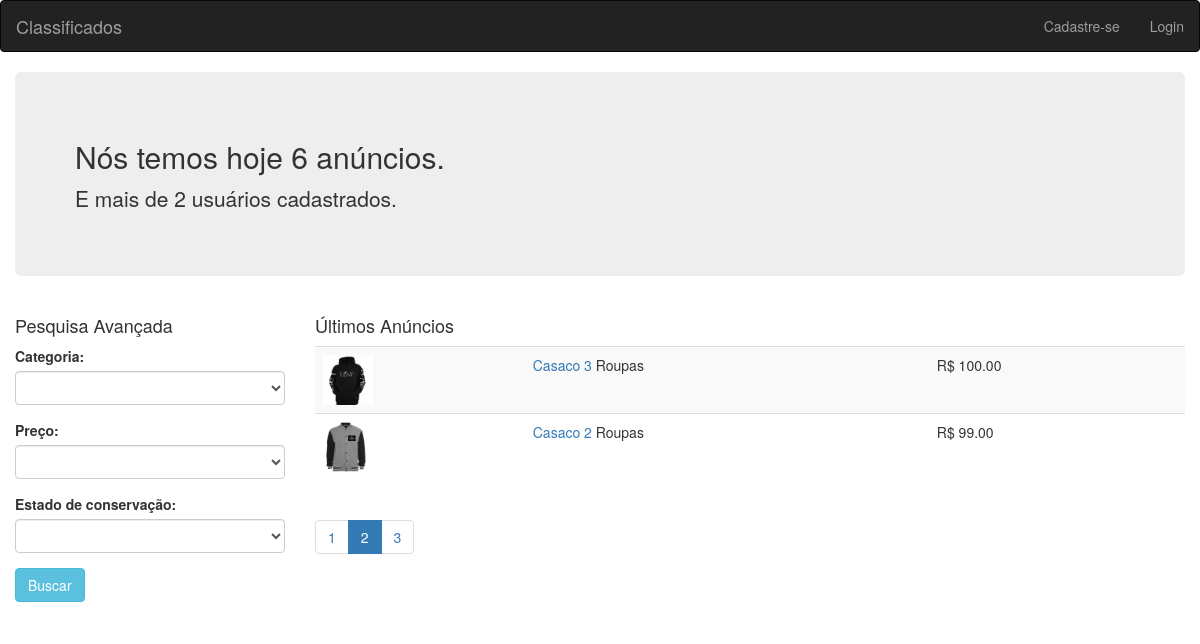
Page /index.php?p=2 on the committed database.
### tables this page shows
CREATE TABLE `anuncios` (
  `id` int(11) NOT NULL,
  `id_usuario` int(11) NOT NULL,
  `id_categoria` int(11) NOT NULL,
  `titulo` varchar(100) NOT NULL,
  `descricao` text NOT NULL,
  `valor` float NOT NULL,
  `estado` int(11) NOT NULL
);

### classes/anuncios.class.php (called while the page is built, shortened)
<?php
class Anuncios {
    public function getTotalAnuncios($filtros) {
        global $pdo;
        $filtrostring = array('1=1');
        $sql = "SELECT COUNT(*) as c FROM anuncios WHERE " . implode(' AND ', $filtrostring);
        $sql = $pdo->prepare($sql);
        $sql->execute();
        $row = $sql->fetch();
        return $row['c'];
    }
    public function getUltimosAnuncios($page, $perPage, $filtros) {
        global $pdo;
        $offset = ($page - 1) * $perPage;
        $array = array();
        $filtrostring = array('1=1');
        $sql = "SELECT *,
        (select anuncios_imagens.url from anuncios_imagens WHERE anuncios_imagens.
        id_anuncio = anuncios.id LIMIT 1) as url,
        (select categorias.nome from categorias WHERE categorias.
        id = anuncios.id_categoria) as categoria
        FROM anuncios WHERE " . implode(' AND ', $filtrostring) . " ORDER BY id DESC LIMIT $offset, $perPage";
        $sql = $pdo->prepare($sql);
        $sql->execute();
        if($sql->rowCount() > 0) {
            $array = $sql->fetchAll();
        }
        return $array;
    }
}

### classes/usuarios.class.php (called while the page is built, shortened)
<?php
class Usuarios {
    public function getTotalUsuarios() {
        global $pdo;
        $sql = "SELECT COUNT(*) as c FROM usuarios";
        $sql = $pdo->query($sql);
        $row = $sql->fetch();
        return $row['c'];
    }
}

### classes/categorias.class.php (called while the page is built)
<?php
class Categorias {
    public function getCategorias() {
        $array = array();
        global $pdo;
        $sql = "SELECT * FROM categorias";
        $sql = $pdo->query($sql);
        if($sql->rowCount() > 0) {
            $array = $sql->fetchAll();
        }
        return $array;
    }
}

### index.php (the view, shortened to what this page needs)
<?php
require_once 'pages/header.php';
require_once 'classes/anuncios.class.php';
require_once 'classes/usuarios.class.php';
require_once 'classes/categorias.class.php';
$a = new Anuncios();
$u = new Usuarios();
$c = new Categorias();
$filtros = array(
    'categoria' => '',
    'preco' => '',
    'estado' => ''
);
$total_anuncios = $a->getTotalAnuncios($filtros);
$total_usuarios = $u->getTotalUsuarios();
$p = 1;
if(isset($_GET['p']) && !empty($_GET['p'])) {
    $p = addslashes($_GET['p']);
}
$por_pagina = 2;
$total_paginas = ceil($total_anuncios / $por_pagina);
$anuncios = $a->getUltimosAnuncios($p, $por_pagina, $filtros);
$categorias = $c->getCategorias();
?>
<div class="container-fluid">
    <div class="jumbotron">
        <h2>Nós temos hoje <?php echo $total_anuncios; ?> anúncios.</h2>
        <p>E mais de <?php echo $total_usuarios; ?> usuários cadastrados.</p>
    </div>
    <div class="row">
        <div class="col-sm-3">
            <h4>Pesquisa Avançada</h4>
            <form method="GET">
                <div class="form-group">
                    <label for="categoria">Categoria:</label>
                    <select id="categoria" name="filtros[categoria]" class="form-control">
                        <option></option>
                        <?php foreach($categorias as $c): ?>
                            <option value="<?php echo $c['id']; ?>" <?php echo ($c['id'] == $filtros['categoria']) ? 'selected="selected"' : '' ?>><?php echo $c['nome']; ?></option>
                        <?php endforeach; ?>
                    </select>
                </div>
                <div class="form-group">
                    <label for="preco">Preço:</label>
                    <select id="preco" name="filtros[preco]" class="form-control">
                        <option></option>
                        <option value="0-50" <?php echo ($filtros['preco'] == '0-50') ? 'selected="selected"' : '' ?>>R$ 0 - 50</option>
                    </select>
                </div>
                <div class="form-group">
                    <label for="estado">Estado de conservação:</label>
                    <select id="estado" name="filtros[estado]" class="form-control">
                        <option></option>
                        <option value="0" <?php echo ($filtros['estado'] == '0') ? 'selected="selected"' : '' ?>>Ruim</option>
                    </select>
                </div>
                <div class="form-group">
                    <input type="submit" class="btn btn-info" value="Buscar" />
                </div>
            </form>
        </div>
        <div class="col-sm-9">
            <h4>Últimos Anúncios</h4>
            <table class="table table-striped">
                <tbody>
                    <?php foreach($anuncios as $anuncio): ?>
                        <tr>
                            <td>
                                <?php if(!empty($anuncio['url'])): ?>
                                <img src="assets/images/anuncios/<?php echo $anuncio['url'] ?>" height="50" border="0" />
                                <?php else: ?>
                                <img src="assets/images/default.png" height="50" border="0" />
                                <?php endif; ?>
                            </td>
                            <td>
                                <a href="produto.php?id=<?php echo $anuncio['id'] ?>"><?php echo $anuncio['titulo']; ?></a>
                                <?php echo $anuncio['categoria']; ?>
                            </td>
                            <td>R$ <?php echo number_format($anuncio['valor'], 2); ?></td>
                        </tr>
                    <?php endforeach; ?>
                </tbody>
            </table>
            <ul class="pagination">
                <?php for($i = 1; $i <= $total_paginas; $i++): ?>
                    <li class="<?php echo ($p == $i)? 'active' : ''; ?>"><a href="index.php?<?php
                    $w = $_GET;
                    $w['p'] = $i;
                    echo http_build_query($w);
                    ?>"><?php echo $i; ?></a></li>
                <?php endfor; ?>
            </ul>
        </div>
    </div>
</div>
<?php require_once 'pages/footer.php'; ?>

### rows in the picture
anuncios: shows a picture, titulo "Casaco 3", categoria "Roupas", valor "100.00"
anuncios: shows a picture, titulo "Casaco 2", categoria "Roupas", valor "99.00"

### other values in the picture
$total_anuncios "6"
$total_usuarios "2"
